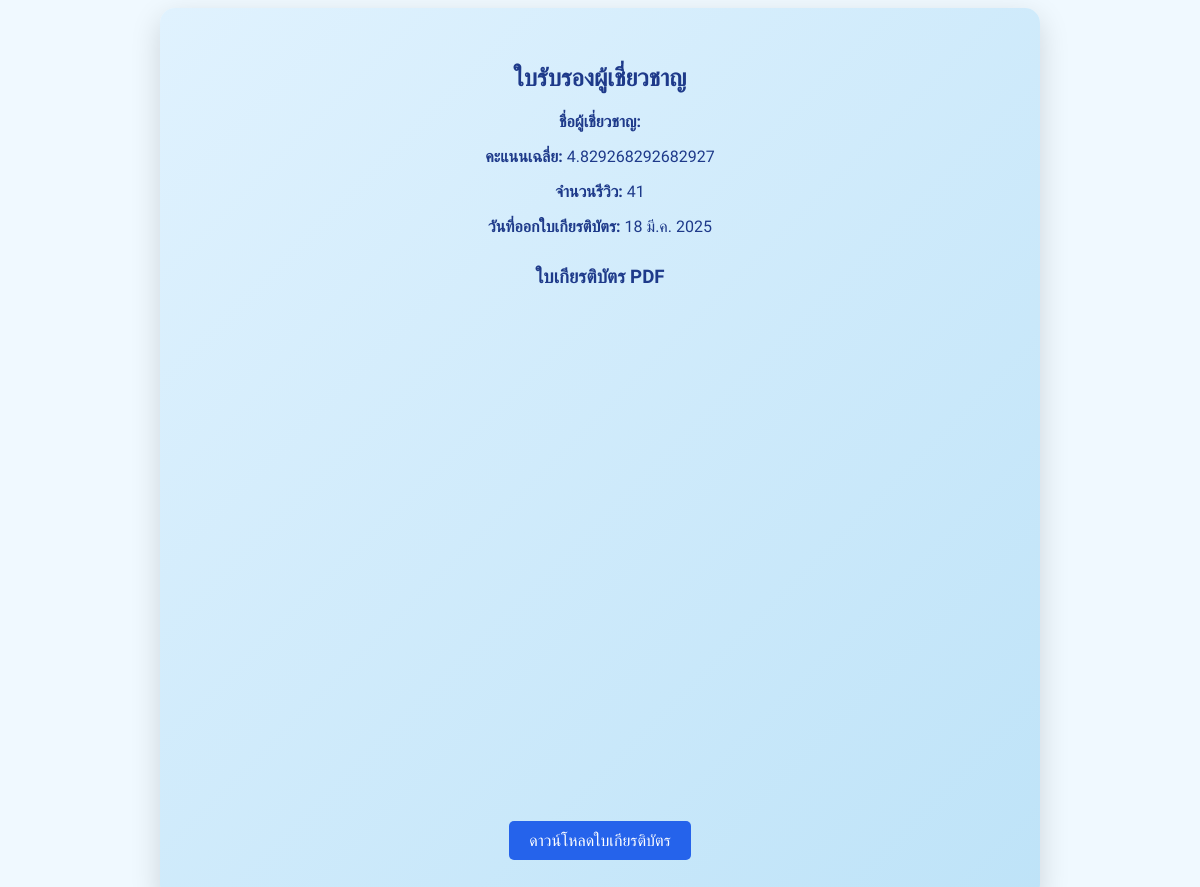
The app's page /expert-certificate/ (signed in) with its own data.
### accounts/models.py (models this page shows, shortened)
class Certificate(models.Model):
    expert = models.OneToOneField(User, on_delete=models.CASCADE, related_name="certificate")
    average_rating = models.FloatField()  # คะแนนเฉลี่ย
    total_reviews = models.PositiveIntegerField()  # จำนวนรีวิวทั้งหมด
    issue_date = models.DateField(auto_now_add=True)  # วันที่ออกใบเกียรติบัตร
    certificate_file = models.FileField(upload_to='certificates/', null=True, blank=True)  # สำหรับเก็บไฟล์ใบเกียรติบัตร PDF
    def __str__(self):
        return f"Certificate for {self.expert.username}"

### accounts/views.py (the view)
# urls.py: path('expert-certificate/', views.expert_certificate_view, name='expert_certificate_view'),
@login_required
def expert_certificate_view(request):
    try:
        expert = request.user
        print('id',expert)
        certificate = Certificate.objects.filter(expert=expert).first()
        print('expert certificate')
        if certificate:
            print('id',certificate)
            pdf_url = f"{settings.STATIC_URL}Certificate.pdf"
        else:
            print('xxx',)
            pdf_url = None  # ถ้ายังไม่มีใบเกียรติบัตร ไม่ต้องแสดง PDF
        return render(request, 'expert_certificate.html', {
            'certificate': certificate,
            'pdf_url': pdf_url,
            'expert': expert
        })
    except Exception as e:
        return render(request, 'expert_certificate.html', {
            'certificate': None,
            'pdf_url': None,
            'expert': None,
            'message': str(e)
        })

### templates/expert_certificate.html (shortened to what this page needs)
{% load static %}
<!DOCTYPE html>
<html lang="th">
<head>
</head>
<body>
    <div class="certificate-container">
        <h1 class="certificate-title">ใบรับรองผู้เชี่ยวชาญ</h1>
            {% if certificate.total_reviews >= 30 and certificate.average_rating >= 4 %}
            <p><strong>ชื่อผู้เชี่ยวชาญ:</strong> {{ expert.full_name }}</p>
            <p><strong>คะแนนเฉลี่ย:</strong> {{ certificate.average_rating }}</p>
            <p><strong>จำนวนรีวิว:</strong> {{ certificate.total_reviews }}</p>
            <p><strong>วันที่ออกใบเกียรติบัตร:</strong> {{ certificate.issue_date|date:"d M Y" }}</p>
            <div class="certificate-footer">
                <h3>ใบเกียรติบัตร PDF</h3>
                {% if pdf_url %}
                    <iframe src="{% static 'certificates/' %}{{ expert.user.username }}_certificate.pdf"></iframe>
                    <a href="{% static 'certificates/' %}{{ expert.user.username }}_certificate.pdf" class="download-link" download>ดาวน์โหลดใบเกียรติบัตร</a>
                {% else %}
                    <p>ยังไม่มีใบเกียรติบัตร</p>
                {% endif %}
            </div>
        {% else %}
            <p>คุณยังไม่ผ่านเกณฑ์การรับใบเกียรติบัตร</p>
        {% endif %}
    </div>
</body>
</html>

### templates/expert_certificate.html (style rules this page uses)
body { font-family: 'Prompt', sans-serif; display: flex; justify-content: center; align-items: center; min-height: 100vh; background: #F0F9FF; text-align: center; }
.certificate-container { background: linear-gradient(135deg, #E0F2FE, #BEE3F8); padding: 40px; border-radius: 15px; color: #1E3A8A; width: 80%; max-width: 800px; box-shadow: 0 10px 30px rgba(0, 0, 0, 0.15); }
.certificate-title { font-size: 24px; font-weight: bold; margin-bottom: 20px; }
.certificate-footer { margin-top: 30px; }
iframe { width: 100%; height: 500px; border: none; }
.download-link { display: inline-block; margin-top: 10px; padding: 10px 20px; background: #2563EB; color: white; text-decoration: none; border-radius: 5px; }

### records on screen
Certificate: average_rating "4.829268292682927", total_reviews "41", issue_date "18 มี.ค. 2025"
